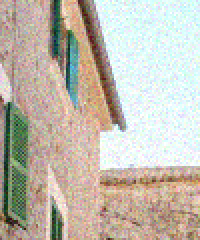
%> input picture Test/alleyNoisy_sigma22.png, 100 x 120 px (shown 2 times larger)
$ octave test.m   (GNU Octave 9; MATLAB toolbox functions it lacks are replaced by stand-ins)
%> lines starting %> are read from the running program, lines starting %| are printed output that depends on the picture
### Test/Today.m
function [result] = Today(image, sigma, ds, Ds, h)

[N1,N2] = size(image);
result = zeros(N1,N2);

Vsym = padarray(image, [Ds+ds,Ds+ds], 'symmetric');

kernel=ones(2*ds+1,2*ds+1);
kernel=kernel./((2*ds+1)*(2*ds+1));

for x1 = 1:N1
    for x2 = 1:N2

        i = x1 + Ds + ds;
        j = x2 + Ds + ds;

        patch1 = Vsym(i-ds : i+ds, j-ds : j+ds);

        average = 0;
        sweight = 0;

        for y1 = i - Ds : i + Ds
            for y2 = j - Ds : j + Ds

                if(y1 == i && y2 == j)
                    continue;
                end

                patch2 = Vsym(y1-ds : y1+ds, y2-ds : y2+ds);

                Dist2=sum(sum(kernel.*((patch1-patch2).^2)));

                w = computeWeighting(Dist2, h, sigma, ds);

                sweight=sweight+w;
                average=average+w*Vsym(y1,y2);

            end
        end

        result(x1,x2)=average/sweight;

    end
end

end

### Test/test.m
close all;
clear all;
clc

img = imread('alleyNoisy_sigma22.png');
%> img is the input picture: size 120x100x3 uint8; mean R, G, B 194.3, 187.8, 175.8
img = rgb2gray(img);
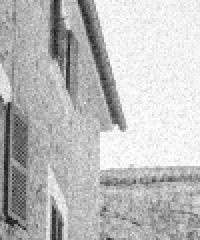
%> img: size 120x100 uint8 (shown 2 times larger); min 22, max 255, mean 188.4
I=double(img);

tic
Out1=Today(I,3,2,5,10);
%> in Today, `Vsym = padarray(image, [Ds+ds,Ds+ds], 'symmetric');`:
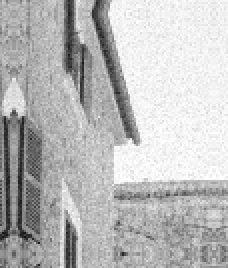
%> Vsym: size 134x114 double (shown 2 times larger); min 22, max 255, mean 186.7
%> (the run ends here)
